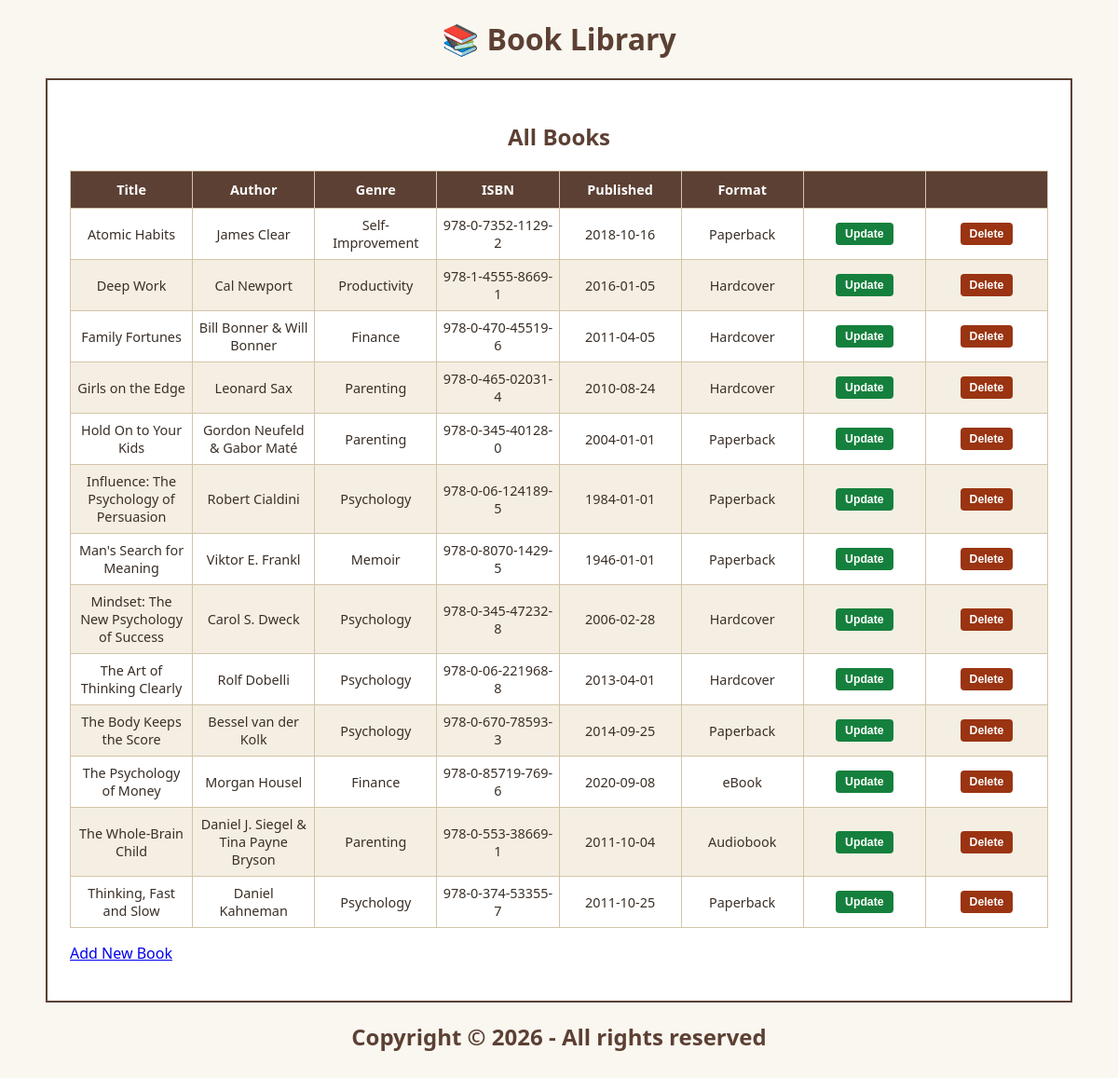
The page / on the database its author committed.
### tables this page shows
CREATE TABLE `books` (
  `bookID`        int(11)      NOT NULL AUTO_INCREMENT,
  `title`         varchar(150) NOT NULL,
  `author`        varchar(100) NOT NULL,
  `genre`         varchar(50)  NOT NULL,
  `isbn`          varchar(20)  NOT NULL,
  `publishedDate` date         NOT NULL,
  `formatID`      int(11)      NOT NULL,
  PRIMARY KEY (`bookID`),
  KEY `fk_books_format` (`formatID`),
  CONSTRAINT `fk_books_format`
    FOREIGN KEY (`formatID`) REFERENCES `formats` (`formatID`)
);

CREATE TABLE `formats` (
  `formatID`   int(11)     NOT NULL AUTO_INCREMENT,
  `formatName` varchar(50) NOT NULL,
  PRIMARY KEY (`formatID`)
);

### functions.php (called while the page is built, shortened)
<?php
function e(?string $value): string {
    return htmlspecialchars($value ?? '', ENT_QUOTES, 'UTF-8');
}

### index.php (the view, shortened to what this page needs)
<?php
require('database.php');
require('functions.php');
$query = 'SELECT b.bookID, b.title, b.author, b.genre, b.isbn, b.publishedDate,
                 f.formatName
          FROM books b
          LEFT JOIN formats f ON b.formatID = f.formatID
          ORDER BY b.title';
$statement = $db->prepare($query);
$statement->execute();
$rows = $statement->fetchAll();
require('header.php');
?>
<main>
    <h2>All Books</h2>
    <table>
        <thead>
            <tr>
                <th>Title</th>
                <th>Author</th>
                <th>Genre</th>
                <th>ISBN</th>
                <th>Published</th>
                <th>Format</th>
                <th>&nbsp;</th>
                <th>&nbsp;</th>
            </tr>
        </thead>
        <tbody>
            <?php if (empty($rows)): ?>
                <tr><td colspan="8">No books found.</td></tr>
            <?php else: ?>
                <?php foreach ($rows as $row): ?>
                    <tr>
                        <td><?= e($row['title']) ?></td>
                        <td><?= e($row['author']) ?></td>
                        <td><?= e($row['genre']) ?></td>
                        <td><?= e($row['isbn']) ?></td>
                        <td><?= e($row['publishedDate']) ?></td>
                        <td><?= e($row['formatName']) ?></td>
                        <td>
                            <form action="update_book_form.php" method="post">
                                <input type="submit" value="Update" class="btn-update" />
                            </form>
                        </td>
                        <td>
                            <form action="delete_book.php" method="post"
                                  onsubmit="return confirm('Delete this book?');">
                                <input type="submit" value="Delete" class="btn-delete" />
                            </form>
                        </td>
                    </tr>
                <?php endforeach; ?>
            <?php endif; ?>
        </tbody>
    </table>
    <p><a href="add_book_form.php">Add New Book</a></p>
</main>
<?php require('footer.php'); ?>

### header.php (shortened to what this page needs)
<!DOCTYPE html>
<html lang="en">
<head>
    <link rel="stylesheet" href="css/books2.css">
</head>
<body>
<h1>📚 Book Library</h1>

### footer.php (shortened to what this page needs)
<h2>Copyright &copy; 2026 - All rights reserved</h2>
</body>
</html>

### css/books2.css (style rules this page uses)
body { font-family: system-ui, -apple-system, BlinkMacSystemFont, 'Segoe UI', Roboto, Helvetica, Arial, sans-serif; background-color: #FAF7F0; margin: 0; padding: 20px; color: #3a2f27; }
main { width: 95%; max-width: 1300px; margin: 0 auto; padding: 1.5em; background: #ffffff; border: 2px solid #5C4033; box-sizing: border-box; overflow-x: auto; }
h1 { color: #5C4033; text-align: center; margin-top: 0; }
h2 { text-align: center; color: #5C4033; }
table { width: 100%; border-collapse: collapse; table-layout: fixed; font-size: 0.9em; }
th, td { padding: 8px 6px; border: 1px solid #D3C4A8; text-align: center; vertical-align: middle; word-wrap: break-word; }
thead th { background-color: #5C4033; color: #ffffff; padding: 10px 6px; }
tbody tr:nth-child(even) { background-color: #F5EFE3; }
td form { display: inline; margin: 0; }
td input[type="submit"] { padding: 5px 10px; font-size: 0.85em; font-weight: 600; color: #ffffff; border: none; border-radius: 4px; cursor: pointer; white-space: nowrap; }
.btn-update { background: #15803d; }
.btn-delete { background: #9a3412; }
form { margin: 1.5em auto; max-width: 600px; width: 100%; overflow: auto; }

### rows shown on the page
books: title "Atomic Habits", author "James Clear", genre "Self-Improvement", isbn "978-0-7352-1129-2", publishedDate "2018-10-16", formatID.formatName "Paperback"
books: title "Deep Work", author "Cal Newport", genre "Productivity", isbn "978-1-4555-8669-1", publishedDate "2016-01-05", formatID.formatName "Hardcover"
books: title "Family Fortunes", author "Bill Bonner & Will Bonner", genre "Finance", isbn "978-0-470-45519-6", publishedDate "2011-04-05", formatID.formatName "Hardcover"
books: title "Girls on the Edge", author "Leonard Sax", genre "Parenting", isbn "978-0-465-02031-4", publishedDate "2010-08-24", formatID.formatName "Hardcover"
books: title "Hold On to Your Kids", author "Gordon Neufeld & Gabor Maté", genre "Parenting", isbn "978-0-345-40128-0", publishedDate "2004-01-01", formatID.formatName "Paperback"
books: title "Influence: The Psychology of Persuasion", author "Robert Cialdini", genre "Psychology", isbn "978-0-06-124189-5", publishedDate "1984-01-01", formatID.formatName "Paperback"
books: title "Man's Search for Meaning", author "Viktor E. Frankl", genre "Memoir", isbn "978-0-8070-1429-5", publishedDate "1946-01-01", formatID.formatName "Paperback"
books: title "Mindset: The New Psychology of Success", author "Carol S. Dweck", genre "Psychology", isbn "978-0-345-47232-8", publishedDate "2006-02-28", formatID.formatName "Hardcover"
books: title "The Art of Thinking Clearly", author "Rolf Dobelli", genre "Psychology", isbn "978-0-06-221968-8", publishedDate "2013-04-01", formatID.formatName "Hardcover"
books: title "The Body Keeps the Score", author "Bessel van der Kolk", genre "Psychology", isbn "978-0-670-78593-3", publishedDate "2014-09-25", formatID.formatName "Paperback"
books: title "The Psychology of Money", author "Morgan Housel", genre "Finance", isbn "978-0-85719-769-6", publishedDate "2020-09-08", formatID.formatName "eBook"
books: title "The Whole-Brain Child", author "Daniel J. Siegel & Tina Payne Bryson", genre "Parenting", isbn "978-0-553-38669-1", publishedDate "2011-10-04", formatID.formatName "Audiobook"
books: title "Thinking, Fast and Slow", author "Daniel Kahneman", genre "Psychology", isbn "978-0-374-53355-7", publishedDate "2011-10-25", formatID.formatName "Paperback"
